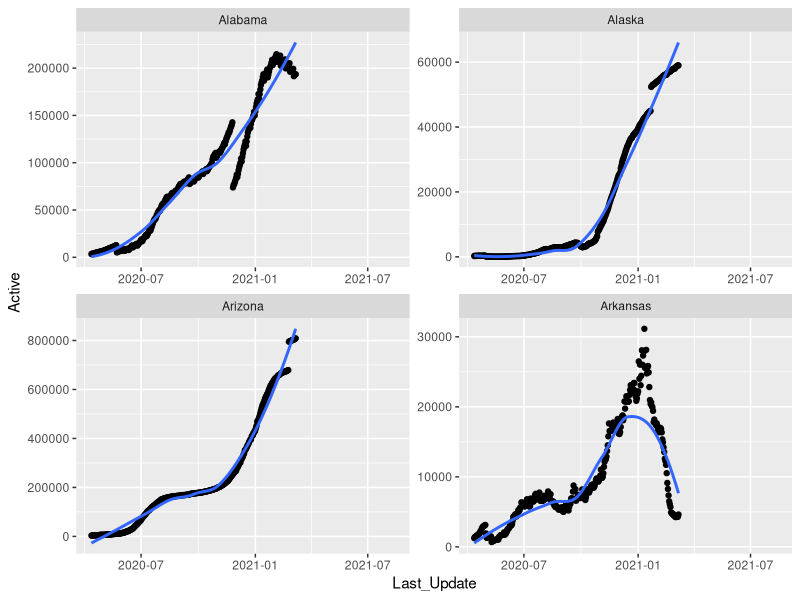

Generate this figure with R: (Note: this script raises an error after producing the figure.)
library(tidyverse)
library(ggplot2)
options(scipen = 999)

# 1.
test_file <- list.files(pattern = ".csv")
df <- read_csv("cleaned_covid_data.csv")



# 2.
A_states <- df %>% filter(grepl("^A",Province_State))

# 3.
A_states %>% 
  ggplot(aes(x=Last_Update,y=Active))+
  geom_point()+
  geom_smooth(se=FALSE, method = "loess")+
  facet_wrap(~Province_State,scales = "free")



# 4.
state_max_fatality_rate %>% 
  mutate(Province_State=factor(Province_State,levels = state_max_fatality_rate$Province_State))

state_max_fatality_rate <- df %>% 
  group_by(Province_State) %>% 
  summarize(Max_Fatality = max(Case_Fatality_Ratio,na.rm = TRUE)) %>% 
  arrange(desc(Max_Fatality))


#5
state_max_fatality_rate %>% 
  ggplot(aes(x=reorder(Province_State,-Max_Fatality),y=Max_Fatality))+
  geom_col()+
  theme(axis.text.x=element_text(angle = 90,hjust = 1))


#Bonus

df %>% 
  group_by(Last_Update) %>% 
  summarize(Cumulative=sum(Deaths)) %>% 
  ggplot(aes(x=Last_Update,y=Cumulative))+
  geom_point()



    
  
  
  
